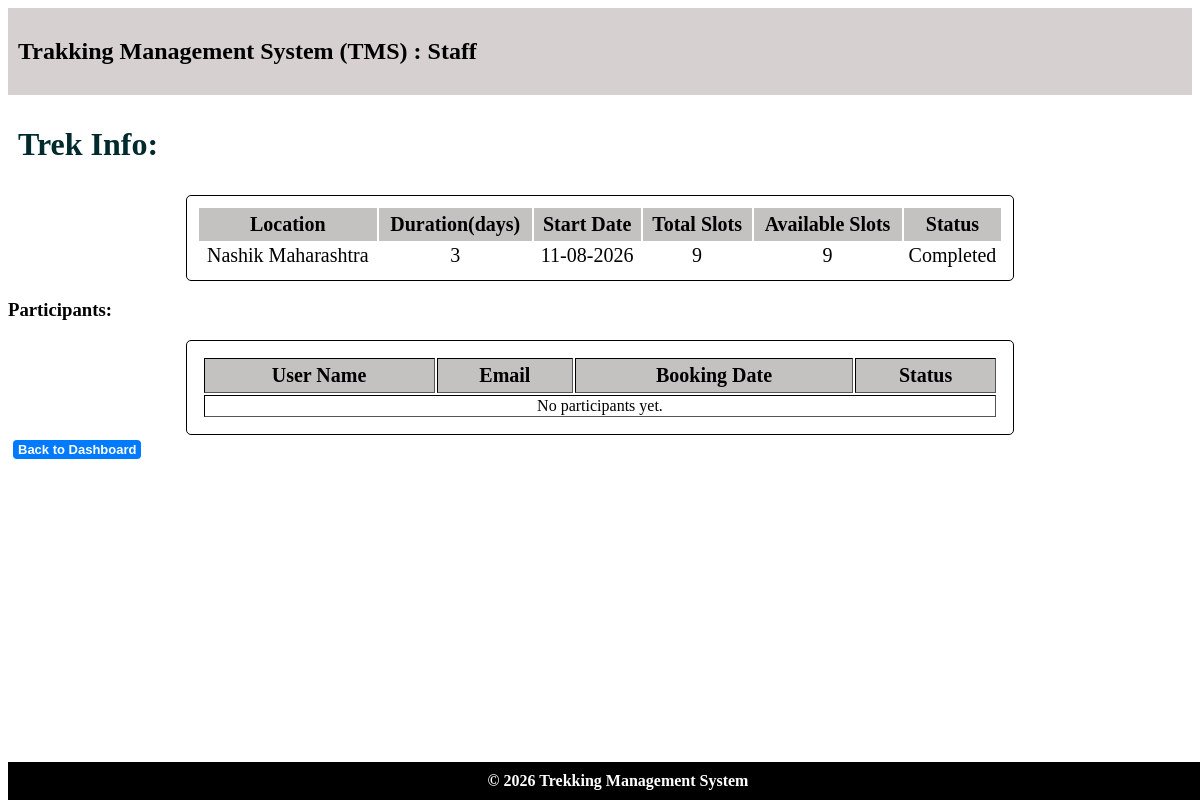
The app's page /staff/5/trek/1 with its own data.
### models.py (models this page shows)
class Treks(db.Model):
    __tablename__ = "treks"
    trek_id = db.Column(db.Integer,primary_key=True)
    trek_name = db.Column(db.String, nullable=False)
    location = db.Column(db.String, nullable=False)
    duration_days = db.Column(db.Integer,nullable=False)
    total_slots = db.Column(db.Integer,nullable=False)
    avail_slots = db.Column(db.Integer,nullable=False)
    staff_id = db.Column(db.Integer,db.ForeignKey("staff_profiles.staff_id"),nullable=True)
    difficulty = db.Column(db.Integer,nullable=False, default=0)    # 0 = Easy, 1 = Moderate, 2 = Hard
    trek_status = db.Column(db.Integer,nullable=False,default=0)    # 0 = Pending, 1 = Approved, 2 = Open, 3 = Closed, 4 = Completed
    start_date = db.Column(db.Date,nullable=False)
    end_date = db.Column(db.Date, nullable=False)
    description = db.Column(db.String,nullable=False)
    bookings = db.relationship(
        "Bookings",
        cascade="all, delete",
        backref="treks"
    )

### controller.py (the view)
@app.route("/staff/<int:staff_id>/trek/<int:trek_id>")
def staff_trek(staff_id, trek_id):
    trek = db.session.query(Treks).filter(Treks.trek_id == trek_id).first()
    if not trek:
        return "Trek not found."
    bookings = db.session.query(Bookings).filter(Bookings.trek_id == trek_id).all()
    return render_template("staff_treks.html",trek=trek,bookings=bookings,staff_id=staff_id)

### templates/staff_treks.html (shortened to what this page needs)
<!DOCTYPE html>
<html lang="en">
<head>
    <link rel="stylesheet" href="/static/main.css">
</head>
<body>
    <header>
        <h2>Trakking Management System (TMS) : Staff</h2>
    </header>
    <main>
        <h1>Trek Info: </h1>
        <table class="Dashboard">
            <tr><th>Location</th>   <th>Duration(days)</th> <th>Start Date</th> <th>Total Slots</th> <th>Available Slots</th> <th>Status</th></tr>
            <tr><td>{{ trek.location }}</td>
                <td>{{ trek.duration_days }}</td>
                <td>{{ trek.start_date.strftime('%d-%m-%Y') }}</td>
                <td>{{ trek.total_slots }}</td>
                <td>{{ trek.avail_slots }}</td>
                <td>
                    {% if trek.trek_status == 1 %}
                        Approved
                    {% elif trek.trek_status == 2 %}
                        Open
                    {% elif trek.trek_status == 3 %}
                        Closed
                    {% elif trek.trek_status == 4 %}
                        Completed
                    {% endif %}
                </td>
            </tr>
        </table>
        <h3>Participants: </h3>
        <table class="normal" border="1">
            <tr><th>User Name</th> <th>Email</th>   <th>Booking Date</th>   <th>Status</th></tr>
            {% for booking in bookings %}
            <tr><td>{{ booking.trekker_profiles.name }}</td>
                <td>{{ booking.trekker_profiles.users.email }}</td>
                <td>{{ booking.booking_date.strftime('%d-%m-%Y') }}</td>
                <td>
                    {% if booking.booking_status == 0 %}
                        Booked
                    {% elif booking.booking_status == 1 %}
                        Cancelled
                    {% elif booking.booking_status == 2 %}
                        Completed
                    {% endif %}
                </td>
            </tr>
        {% else %}
        <tr><td colspan="4">No participants yet.</td></tr>
        {% endfor %}
        </table>
        <a href="{{ url_for('staff_dashboard',staff_id=staff_id) }}"class="btn-link">
        Back to Dashboard</a>
        </main>
    <footer>© 2026 Trekking Management System</footer>
</body>
</html>

### static/main.css (style rules this page uses)
body { padding-bottom: 50px; }
footer { background:black; color:white; text-align:center; font-weight:bold; padding:10px; bottom: 0; position: fixed; width: 100%; }
header { background:rgb(214, 208, 208); text-align: justify; padding:10px; }
table th { background: rgb(196, 193, 193); font-size: 20px; padding: 5px; }
.Dashboard { margin: auto; width:70%; padding:10px; font-size: medium; border: 1px solid black; border-radius: 5px; text-align: center; font-size: 20px; }
.normal { text-align: center; padding: 15px; margin:auto; width:70%; border: 1px solid black; border-radius: 5px; }
h1 { padding: 10px; color: rgb(1, 42, 45); }
.btn-link { display: inline-block; padding: 2px 5px; text-decoration: none; font-family: sans-serif; font-weight: bold; font-size: small; background-color: #007bff; color: #ffffff; border-radius: 4px; transition: background-color 0.2s ease; cursor: pointer; margin: 5px; }

### records on screen
Treks: location "Nashik Maharashtra", duration_days "3", start_date "11-08-2026", total_slots "9", avail_slots "9"
